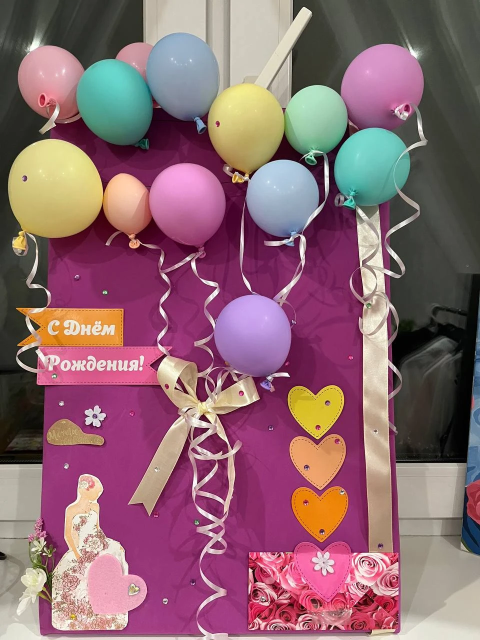
#> input picture assets/gift.webp, 960 x 1280 px (shown at 1/2 size); the run also reads 1 picture not shown here
$ python crafts.py
#> lines starting #> are read from the running program, lines starting #| are printed output that depends on the picture; after the words box and inside, x2 and y2 are one past the last pixel; in counts of white or black regions, pixels touching at a corner belong together
### make_reel.py
"""Собирает вертикальный Reels (1080x1920, 30 fps) из одной фотографии подарка.

Запуск:  python3 make_reel.py  ->  output/gift_reel.mp4
Зависимости: pip install pillow numpy imageio-ffmpeg
"""
import math
import os
import random
import subprocess

import imageio_ffmpeg
import music
import numpy as np
from PIL import Image, ImageDraw, ImageFilter, ImageFont

ROOT = os.path.dirname(os.path.abspath(__file__))
SRC = os.path.join(ROOT, "assets", "gift.webp")
OUT = os.path.join(ROOT, "output", "gift_reel.mp4")

W, H, FPS = 1080, 1920, 30
FONT_BOLD = "/usr/share/fonts/truetype/dejavu/DejaVuSans-Bold.ttf"
FONT_SERIF = "/usr/share/fonts/truetype/dejavu/DejaVuSerif-Bold.ttf"

PINK = (236, 72, 153)
PURPLE = (147, 51, 234)
PASTEL = [(255, 214, 232), (200, 230, 255), (255, 245, 180), (190, 250, 225),
          (230, 205, 255), (255, 220, 190)]

photo = Image.open(SRC).convert("RGB")
#> photo is the input picture: PIL image 960x1280 RGB; mean R, G, B 140.6, 102.5, 112.2
PW, PH = photo.size
ASPECT = W / H

random.seed(7)


# ---------- helpers ----------
def clamp(v, a, b):
    return max(a, min(b, v))


def ease_io(t):
    t = clamp(t, 0, 1)
    return t * t * (3 - 2 * t)


# [4 lines left out: function ease_out_back, not called in this run]


def lerp(a, b, t):
    return a + (b - a) * t


def crop_frame(cx, cy, h):
    """Кадр 9:16 из фото с центром (cx, cy) и высотой окна h (субпиксельно)."""
    h = min(h, PH, PW / ASPECT)
    w = h * ASPECT
    x0 = clamp(cx - w / 2, 0, PW - w)
    y0 = clamp(cy - h / 2, 0, PH - h)
    return photo.resize((W, H), Image.BICUBIC, box=(x0, y0, x0 + w, y0 + h))


# Фон для финальной сцены: размытое фото на весь экран + фото целиком по центру
_bg = photo.resize((W, int(W / PW * PH * 1.5)), Image.BICUBIC)
_bg = _bg.crop((0, (_bg.height - H) // 2, W, (_bg.height - H) // 2 + H))
#> _bg: PIL image 1080x1920 RGB
BLUR_BG = Image.blend(_bg.filter(ImageFilter.GaussianBlur(40)),
                      Image.new("RGB", (W, H), (60, 10, 70)), 0.45)
FULL_W = 820
FULL = photo.resize((FULL_W, int(FULL_W / PW * PH)), Image.LANCZOS)


def rounded_card(img, radius=36, border=10):
#> called with radius = 36, border = 10
    w, h = img.size
    card = Image.new("RGBA", (w + 2 * border, h + 2 * border), (0, 0, 0, 0))
#> card: PIL image 840x1113 RGBA; every value is 0
    m = Image.new("L", card.size, 0)
#> m: PIL image 840x1113 L; every value is 0
    ImageDraw.Draw(m).rounded_rectangle((0, 0, *card.size), radius + border, fill=255)
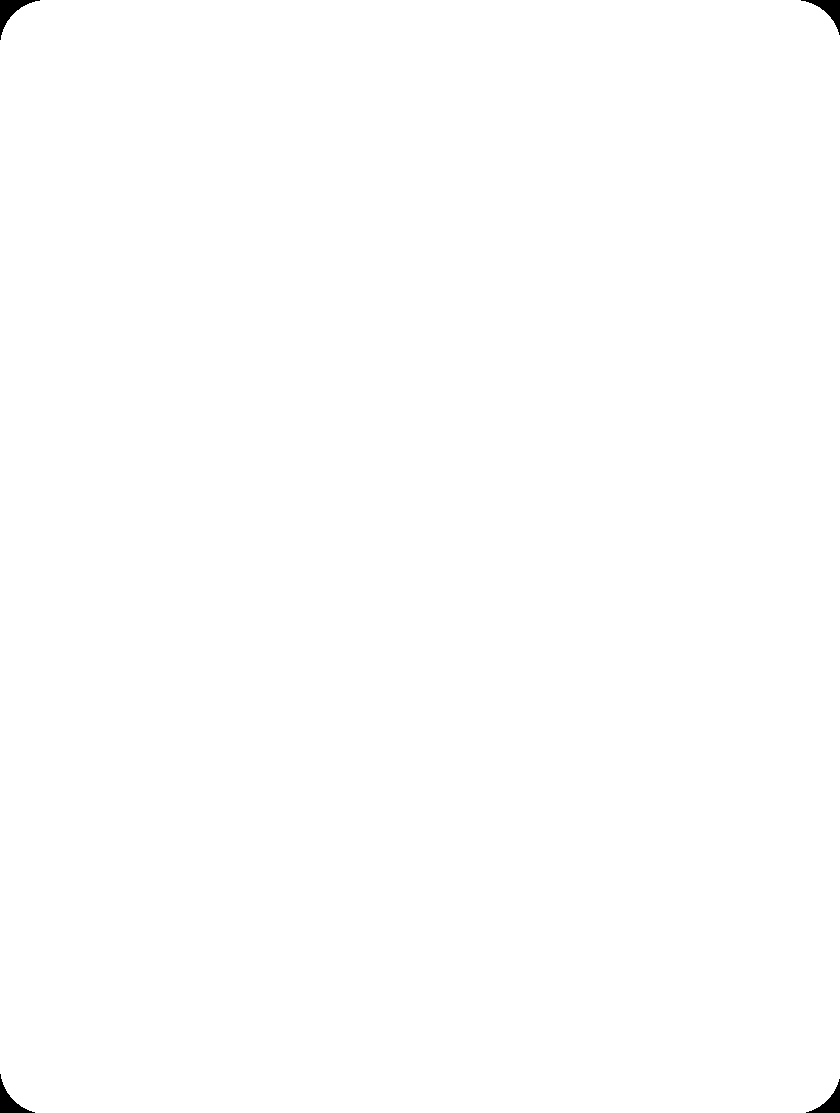
#> m: PIL image 840x1113 L; 99.8% white; 4 black regions, box (x1, y1, x2, y2) and area: (0, 0, 40, 40) 470, (801, 0, 840, 35) 430, (0, 1074, 35, 1113) 430, (806, 1079, 840, 1113) 391
    card.paste((255, 255, 255, 255), (0, 0), m)
    im = Image.new("L", img.size, 0)
#> im: PIL image 820x1093 L; every value is 0
    ImageDraw.Draw(im).rounded_rectangle((0, 0, w, h), radius, fill=255)
#> im: PIL image 820x1093 L; 99.9% white; 4 black regions, box (x1, y1, x2, y2) and area: (0, 0, 31, 31) 287, (790, 0, 820, 26) 256, (0, 1063, 26, 1093) 256, (795, 1068, 820, 1093) 226
    card.paste(img, (border, border), im)
    return card


FULL_CARD = rounded_card(FULL)
_sh = Image.new("RGBA", (FULL_CARD.width + 120, FULL_CARD.height + 120), (0, 0, 0, 0))
#> _sh: PIL image 960x1233 RGBA; every value is 0
_sh.paste((0, 0, 0, 150), (60, 75), FULL_CARD.split()[3])
FULL_SHADOW = _sh.filter(ImageFilter.GaussianBlur(30))


# [10 lines left out: function final_scene, not called in this run]


# ---------- text ----------
_font_cache = {}


def font(path, size):
    key = (path, size)
    if key not in _font_cache:
        _font_cache[key] = ImageFont.truetype(path, size)
    return _font_cache[key]


def text_badge(lines, size=64, fill=PINK, fg=(255, 255, 255), path=FONT_BOLD, pad=(44, 26)):
    f = font(path, size)
    d = ImageDraw.Draw(Image.new("L", (1, 1)))
    boxes = [d.textbbox((0, 0), ln, font=f) for ln in lines]
    lh = int(size * 1.22)
    tw = max(b[2] - b[0] for b in boxes)
    bw, bh = tw + 2 * pad[0], lh * len(lines) + 2 * pad[1]
    img = Image.new("RGBA", (bw + 40, bh + 40), (0, 0, 0, 0))
    sh = Image.new("RGBA", img.size, (0, 0, 0, 0))
    ImageDraw.Draw(sh).rounded_rectangle((20, 28, 20 + bw, 28 + bh), 34, fill=(0, 0, 0, 110))
    img = Image.alpha_composite(img, sh.filter(ImageFilter.GaussianBlur(10)))
    dr = ImageDraw.Draw(img)
    dr.rounded_rectangle((20, 20, 20 + bw, 20 + bh), 34, fill=fill + (255,))
    for i, (ln, b) in enumerate(zip(lines, boxes)):
        x = 20 + (bw - (b[2] - b[0])) / 2 - b[0]
        y = 20 + pad[1] + i * lh + (lh - size) / 2 - b[1] * 0.35
        dr.text((x, y), ln, font=f, fill=fg)
    return img


# [23 lines left out: functions place, star, not called in this run]


SPARKS = [(random.uniform(0, W), random.uniform(0, H), random.uniform(10, 26),
           random.uniform(0, 6.28), random.uniform(2, 4.5)) for _ in range(28)]
CONFETTI = [dict(x=random.uniform(0, W), y=random.uniform(-H, 0), vy=random.uniform(380, 700),
                 sw=random.uniform(20, 60), ph=random.uniform(0, 6.28), rot=random.uniform(2, 7),
                 col=random.choice(PASTEL + [PINK, (255, 255, 255)]), sz=random.uniform(14, 26))
            for _ in range(90)]


# [15 lines left out: function overlay_particles, not called in this run]


def vignette():
    y, x = np.ogrid[:H, :W]
    r = np.sqrt(((x - W / 2) / (W / 2)) ** 2 + ((y - H / 2) / (H / 2)) ** 2)
    m = np.clip((r - 0.75) / 0.7, 0, 1) * 150
    return Image.fromarray(m.astype(np.uint8), "L")


VIG = vignette()
BLACK = Image.new("RGB", (W, H), (20, 0, 25))

# ---------- scenario ----------
# (длительность, камера start (cx,cy,h), камера end, тексты)
# Длительности кратны долям музыки: смены сцен попадают на сильные доли.
B = music.BEAT
SCENES = [
    # 1. Хук: крупно шарики, отъезд
    (7 * B, (470, 330, 560), (480, 470, 900),
     [(["Этот подарок", "не купить в магазине"], 70, PINK, 0.25, 1060)]),
    # 2. Надпись и бант
    (6 * B, (230, 690, 600), (360, 860, 720),
     [(["Ручная работа"], 72, PURPLE, 0.2, 330),
      (["каждая деталь — с любовью"], 50, (255, 255, 255), 0.7, 470)]),
    # 3. Сердечки, девушка, конверт
    (6 * B, (620, 880, 620), (430, 1050, 760),
     [(["Под любой повод", "и любимые цвета"], 62, PINK, 0.2, 360)]),
]
FINAL_DUR = (music.TOTAL_BEATS - music.FINAL_BEAT) * B
assert abs(sum(x[0] for x in SCENES) - music.FINAL_BEAT * B) < 1e-9


def cam(a, b, t):
    e = ease_io(t)
    return crop_frame(lerp(a[0], b[0], e), lerp(a[1], b[1], e), lerp(a[2], b[2], e))


def build_badges():
    out = []
    for dur, a, b, texts in SCENES:
        items = []
        for lines, size, col, t_in, y in texts:
            if col == (255, 255, 255):
                bd = text_badge(lines, size, fill=(255, 255, 255), fg=PURPLE)
            else:
                bd = text_badge(lines, size, fill=col)
            items.append((bd, t_in, y))
        out.append(items)
#> this loop made 3 passes
#> after the loop, out = 3 items
    return out


BADGES = build_badges()
#> BADGES = 3 items
FINAL_TOP = text_badge(["Идеальный подарок", "на день рождения"], 66, fill=PINK)
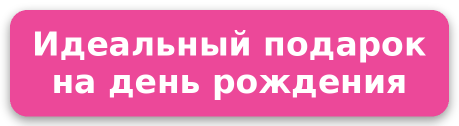
#> FINAL_TOP: PIL image 917x252 RGBA (shown at 1/2 size); mean R, G, B, A 192.5, 82.5, 136.8, 210; transparent parts drawn white
FINAL_CTA = text_badge(["Хочешь такой же?", "Пиши в Директ ✉"], 60, fill=(255, 255, 255), fg=PURPLE)
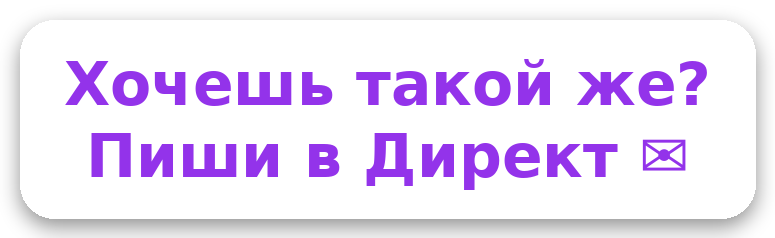
#> FINAL_CTA: PIL image 775x238 RGBA; mean R, G, B, A 188, 176.4, 198.5, 206.2; transparent parts drawn white
FINAL_TAG = text_badge(["на заказ • любой дизайн"], 42, fill=PURPLE, pad=(34, 16))
#> in text_badge (call 7), `img = Image.alpha_composite(img, sh.filter(ImageFilter.GaussianBlur(10..`:
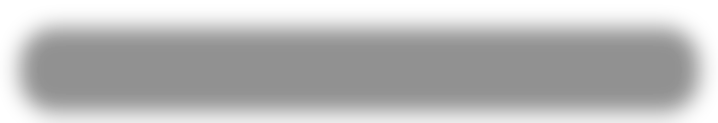
#> img: PIL image 718x123 RGBA; mean R, G, B, A 0, 0, 0, 69.3; transparent parts drawn white
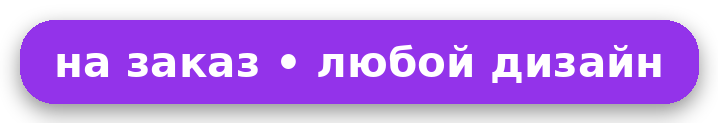
#> FINAL_TAG: PIL image 718x123 RGBA; mean R, G, B, A 102.3, 49.5, 150.1, 170.6; transparent parts drawn white


# [41 lines left out: function render, not called in this run]


# [2 lines that do not run on import are left out]

### variants.py
"""Три альтернативных варианта Reels: своя музыка, свой визуальный стиль и анимации.

    python3 variants.py            # все три
    python3 variants.py pop lofi   # выборочно

Результат: output/reel_pop.mp4, output/reel_cinema.mp4, output/reel_lofi.mp4
"""
import math
import os
import random
import subprocess
import sys
import wave

import imageio_ffmpeg
import numpy as np
from PIL import Image, ImageDraw, ImageFilter

import make_reel as base
from make_reel import (FONT_BOLD, H, PINK, PURPLE, W, clamp, crop_frame, ease_io, ease_out_back, font,
                       lerp, photo, text_badge)
from music import SR, bass, bell, clap, crash, hat, hp_noise, hz, kick, pad, pan, pluck, reverb, riser

FPS = base.FPS
OUT_DIR = os.path.join(base.ROOT, "output")
SERIF_I = "/usr/share/fonts/truetype/freefont/FreeSerifItalic.ttf"
SERIF_BI = "/usr/share/fonts/truetype/freefont/FreeSerifBoldItalic.ttf"
YELLOW = (255, 225, 77)
INK = (25, 20, 30)
rng = np.random.default_rng(11)


# =====================================================================
# Аудио: общие инструменты и микшер
# =====================================================================
def env_t(dur):
    return np.arange(int(dur * SR)) / SR


# [27 lines left out: functions saw, piano, rhodes, not called in this run]


def snare_soft():
    t = env_t(0.25)
    return hp_noise(len(t)) * np.exp(-t * 22) * 0.7 + np.sin(2 * np.pi * 190 * t) * np.exp(-t * 30) * 0.5


# [5 lines left out: function filt, not called in this run]


class Mix:
    # [59 lines left out: functions __init__, add, render, write_wav, encode, not called in this run]


def text_img(lines, size, path, color=(255, 255, 255), shadow=160, spacing=1.25):
    f = font(path, size)
    d = ImageDraw.Draw(Image.new("L", (1, 1)))
    boxes = [d.textbbox((0, 0), ln, font=f) for ln in lines]
    lh = int(size * spacing)
    tw = max(b[2] - b[0] for b in boxes)
    pad = 40
    img = Image.new("RGBA", (tw + 2 * pad, lh * len(lines) + 2 * pad), (0, 0, 0, 0))
    sh = Image.new("RGBA", img.size, (0, 0, 0, 0))
    ds, dt = ImageDraw.Draw(sh), ImageDraw.Draw(img)
    for i, (ln, b) in enumerate(zip(lines, boxes)):
        x = pad + (tw - (b[2] - b[0])) / 2 - b[0]
        y = pad + i * lh
        ds.text((x + 3, y + 5), ln, font=f, fill=(0, 0, 0, shadow))
        dt.text((x, y), ln, font=f, fill=color + (255,))
    return Image.alpha_composite(sh.filter(ImageFilter.GaussianBlur(8)), img)


# [6 lines left out: function with_alpha, not called in this run]


def paste_center(frame, img, cx, cy):
    frame.paste(img, (int(cx - img.width / 2), int(cy - img.height / 2)), img)


def scaled(img, s):
    return img.resize((max(1, int(img.width * s)), max(1, int(img.height * s))), Image.BICUBIC)


def heart(size, col):
    im = Image.new("RGBA", (size * 4, size * 4), (0, 0, 0, 0))
    d = ImageDraw.Draw(im)
    s = size * 4
    r = s * 0.27
    d.ellipse((s * 0.5 - 2 * r + 2, s * 0.12, s * 0.5 + 2, s * 0.12 + 2 * r), fill=col)
    d.ellipse((s * 0.5 - 2, s * 0.12, s * 0.5 + 2 * r - 2, s * 0.12 + 2 * r), fill=col)
    d.polygon([(s * 0.5 - 2 * r + 6, s * 0.12 + r * 1.35), (s * 0.5 + 2 * r - 6, s * 0.12 + r * 1.35),
               (s * 0.5, s * 0.92)], fill=col)
    return im.resize((size, size), Image.LANCZOS)


# =====================================================================
# 1) POP — 128 BPM, нарезка в бит
# =====================================================================
POP_BPM = 128
PB = 60 / POP_BPM
POP_DUR = 32 * PB + 1.0

POP_CHORDS = {"Am": ["A2", "C4", "E4", "A4"], "F": ["F2", "C4", "F4", "A4"],
              "C": ["C3", "C4", "E4", "G4"], "G": ["G2", "B3", "D4", "G4"]}
POP_PROG = ["Am", "F", "Am", "F", "C", "G", "F", "G"]
POP_MOTIF = {  # (нота, доля в такте, длительность)
    "Am": [("E5", 0, .5), ("E5", 1, .5), ("D5", 1.5, .5), ("C5", 2, 1), ("A4", 3, .5), ("C5", 3.5, .5)],
    "F": [("A4", 0, .5), ("C5", 1, .5), ("A5", 1.5, 1), ("G5", 2.5, .5), ("F5", 3, 1)],
    "C": [("E5", 0, .5), ("G5", .5, .5), ("E5", 1, .5), ("C5", 1.5, 1), ("D5", 2.5, .5), ("E5", 3, 1)],
    "G": [("D5", 0, 1), ("B4", 1, .5), ("D5", 1.5, .5), ("G5", 2, 1.5)],
}


# [47 lines left out: function pop_music, not called in this run]


def stamp(text, size=92, fill=YELLOW, fg=INK, rot=0):
#> called with text = 'ПОДАРИ', size = 110, fill = (255, 225, 77), fg = (25, 20, 30), rot = 4
    b = text_badge(text if isinstance(text, list) else [text], size, fill=fill, fg=fg, pad=(40, 18))
#> in text_badge (call 8), `ImageDraw.Draw(sh).rounded_rectangle((20, 28, 20 + bw, 28 + bh), 34, f..`:
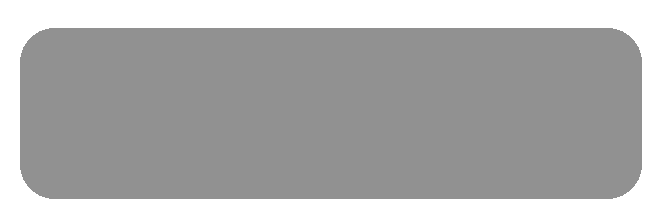
#> sh: PIL image 661x210 RGBA; mean R, G, B, A 0, 0, 0, 83.5; transparent parts drawn white
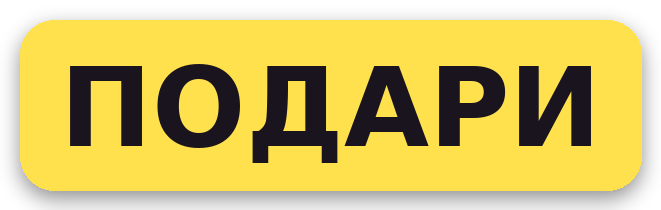
#> b: PIL image 661x210 RGBA; mean R, G, B, A 154.9, 136.3, 50.5, 199.2; transparent parts drawn white
    return b.rotate(rot, Image.BICUBIC, expand=True)


POP_INTRO = [(stamp("ПОДАРИ", 110, rot=4), 0, 560), (stamp("ЭМОЦИИ", 110, fill=PINK, fg=(255, 255, 255), rot=-3), 2, 760),
             (stamp("А НЕ ПРОСТО", 84, rot=2), 4, 1160), (stamp("ВЕЩЬ", 130, fill=(255, 255, 255), rot=-4), 6, 1370)]
#> (the rest of the program and of its run is left out)
